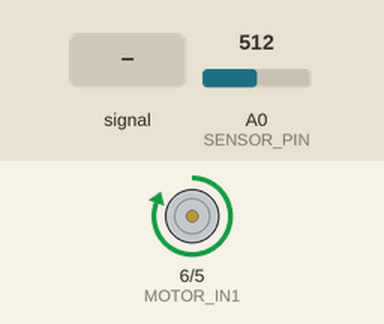
A sketch run on a simulated Arduino Uno, built with avr-gcc and run on an emulated ATmega328P. On the bench: motor-driver pin pairs drawn as motors (green arrow = first pin HIGH = forward, orange = second pin HIGH = backward, longer = more drive). The test bench sets the inputs (shaded band); at power-on: A0 (SENSOR_PIN) = 512.

Above: at 1.2 s.
1.3 s: A0 (SENSOR_PIN) fed a 200 Hz sine of ±255 counts around its level
4.3 s: A0 (SENSOR_PIN) set to 716
At 5.4 s:
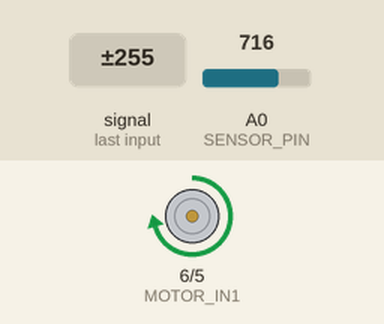
5.8 s: A0 (SENSOR_PIN) set to 582
7.3 s: A0 (SENSOR_PIN) set to 560
At 8.5 s:
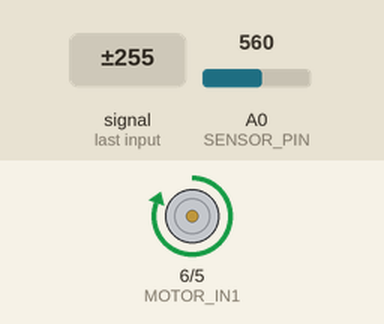
8.8 s: A0 (SENSOR_PIN) set to 632
10.3 s: A0 (SENSOR_PIN) set to 655
At 10.8 s:
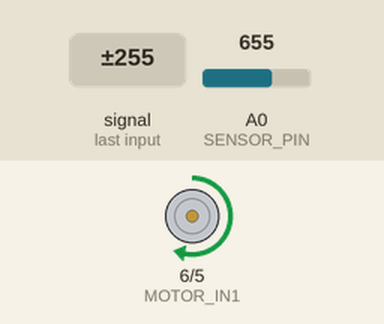
Timing chart, 0 to 12.8 s (numbered marks = the images above; inputs shaded):
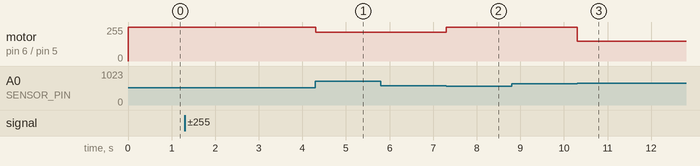

The sketch:

pid_controller.ino
```cpp
#define MOTOR_IN2 5
#define MOTOR_IN1 6
#define SENSOR_PIN A0
#define WINDOW_SIZE 5

// Sensor to distance lookup table (index 0 is sensor reading 550)
float sensor_to_distance[176] = {10.24956875,10.04957363,9.853511231,9.661329288,9.472975862,9.28839936,9.107548531,\
                                8.930372467,8.756820602,8.58684271,8.42038891,8.257409662,8.097855767,7.941678371,7.788828959,
                                7.63925936,7.492921745, 7.349768626,7.209752859,7.072827641,6.93894651,6.808063349,6.68013238,\
                                6.55510817,6.432945627,6.3136,6.197026881,6.083182206,5.972022249,5.86350363,5.75758331,5.654218591,\
                                5.553367118,5.454986879,5.359036202,5.26547376,5.174258565,5.085349974,4.998707684,4.914291735,\
                                4.83206251,4.751980732,4.674007469,4.598104128,4.524232461,4.45235456,4.38243286,4.314430139,4.248309516,\
                                4.184034451,4.12156875,4.060876557,4.00192236,3.94467099,3.889087619,3.83513776,3.782787271,3.732002349,\
                                3.682749536,3.634995715,3.58870811,3.543854289,3.500402161,3.458319977,3.417576332,3.37814016,3.33998074,\
                                3.303067692,3.267370977,3.232860901,3.19950811,3.167283592,3.136158678,3.106105041,3.077094696,3.0491,\
                                3.022093653,2.996048695,2.970938512,2.946736827,2.92341771,2.90095557,2.87932516,2.858501573,2.838460247,\
                                2.81917696,2.800627832,2.782789328,2.76563825,2.749151748,2.73330731,2.718082768,2.703456295,2.689406407,\
                                2.675911962,2.66295216,2.650506544,2.638554997,2.627077746,2.61605536,2.60546875,2.595299168,2.58552821,\
                                2.576137813,2.567110256,2.55842816,2.55007449,2.542032551,2.534285991,2.5268188,2.51961531,2.512660196,\
                                2.505938474,2.499435504,2.493136984,2.48702896,2.481097815,2.475330277,2.469713416,2.464234642,2.45888171,\
                                2.453642715,2.448506096,2.443460631,2.438495445,2.4336,2.428764104,2.423977905,2.419231894,2.414516904,\
                                2.40982411,2.405145029,2.400471521,2.395795788,2.391110372,2.38640816,2.38168238,2.376926601,2.372134737,\
                                2.367301041,2.36242011,2.357486883,2.35249664,2.347445005,2.342327943,2.33714176,2.331883107,2.326548974,\
                                2.321136696,2.315643949,2.31006875,2.304409459,2.29866478,2.292833755,2.286915772,2.28091056,2.274818189,\
                                2.268639072,2.262373965,2.256023964,2.24959051,2.243075383,2.236480708,2.22980895,2.223062917,2.21624576,\
                                2.20936097,2.202412383,2.195404174,2.188340863,2.18122731,2.174068718,2.166870633,2.159638942,2.152379873,2.1451};

//init moving average vars
int index = 0;
int sensor_sum = 0;
int sensor_readings[WINDOW_SIZE];
int filtered_reading;

//init pid variables
float input;
int output;
float setpoint = 6;
float e_total, e_prev;
float e = 0;

// PID tuning parameters
int Kp=70, Ki=0, Kd = 0.000005;

// setting setpoint in mm from bottom of electromagnet

// init other variables
int sensor_val_raw;
int offset_sensor_val;
float distance;
int equilibrium_voltage;
int analog_voltage;

float time_step = 0;

unsigned long previousMicros = 0;

void setup() {
  // setting up serial
  Serial.begin(115200);

  //setting pinmodes
  pinMode(SENSOR_PIN, INPUT);
  pinMode(MOTOR_IN2, OUTPUT);
  pinMode(MOTOR_IN1, OUTPUT);


  input = analogRead(A0);

  analog_voltage = 200;

}

void loop(){
  // Get sensor data & pass through moving average filter
  sensor_sum = sensor_sum - sensor_readings[index];
  sensor_val_raw = analogRead(A0);
  sensor_readings[index] = sensor_val_raw;
  sensor_sum = sensor_sum + sensor_val_raw;
  index = (index + 1) % WINDOW_SIZE;

  // Get filtered reading & correct for EM offset
  int filt_offset_reading = int(sensor_sum / WINDOW_SIZE - ((0.71 * analog_voltage) - 95.5));

  int lookup_reading = filt_offset_reading - 550;
  int distance_idx = constrain(lookup_reading - (lookup_reading % 2), 0, 176);
  input = sensor_to_distance[distance_idx] - setpoint;

  output = equilibrium_voltage + controller(time_step, 0, input);

  analog_voltage = constrain(output, 150, 255);

  //analog_voltage = 0;
  digitalWrite(MOTOR_IN2, LOW);
  analogWrite(MOTOR_IN1, analog_voltage);

  unsigned long currentMicros = micros();
  time_step = (currentMicros - previousMicros) * 0.000001;
  previousMicros = currentMicros;
}

float controller(float del_t, float target_x, float measured_x){
  e = measured_x - target_x;

  float P = Kp * e;

  float I = Ki * e_total * del_t;

  float D = Kd * ((e - e_prev)/del_t);

  float pwm = (P + I + D);

  e_total = e_total + e;
  e_prev = e;

  return pwm;

}
```

Measured:
- the behaviour switches between 639 and 640 on A0 (SENSOR_PIN) (found by bisection; images 2 and 3)
- after the input at 4.3 s, motor on pin 6 (MOTOR_IN1) / pin 5 (MOTOR_IN2): forward 255/255 → forward 217/255 at once
- after the input at 5.8 s, every drawn part: stays the same
- after the input at 7.3 s, motor on pin 6 (MOTOR_IN1) / pin 5 (MOTOR_IN2): forward 217/255 → forward 255/255 at once
- after the input at 8.8 s, every drawn part: stays the same
- after the input at 10.3 s, motor on pin 6 (MOTOR_IN1) / pin 5 (MOTOR_IN2): forward 255/255 → forward 150/255 at once
